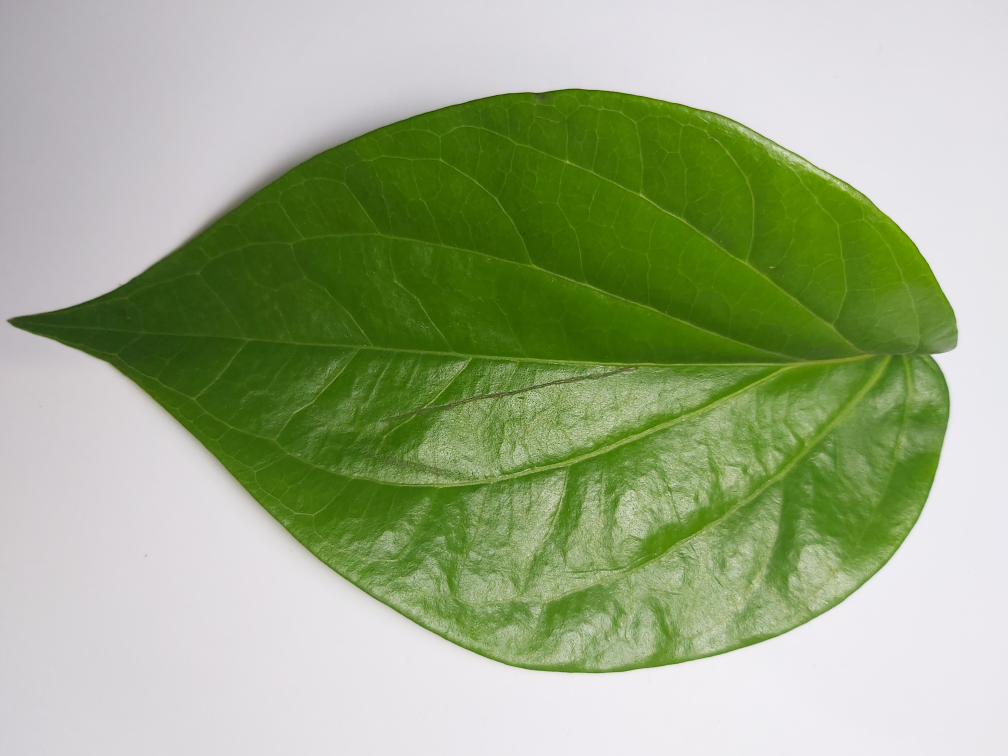
#> input picture images/001.jpg, 4032 x 3024 px, found by its file name (shown at 1/4 size)
$ jupyter execute resize.ipynb   (shell and % lines are left out)
#> lines starting #> are read from the running program, lines starting #| are printed output that depends on the picture
<a href="https://colab.research.google.com/github/hilmi294/computer-vision/blob/main/image_fundamental/resize.ipynb" target="_parent"></a>

[cell 1]
# import the necessary packages
import matplotlib.pyplot as plt
import argparse
import imutils
import cv2

[cell 2]
def plt_imshow(title, image):
    # convert the image frame BGR to RGB color space and display it
	image = cv2.cvtColor(image, cv2.COLOR_BGR2RGB)
	plt.imshow(image)
	plt.title(title)
	plt.grid(False)
	plt.show()

[cell 3]
# since we are using Jupyter Notebooks we can replace our argument
# parsing code with *hard coded* arguments and values
args = {
    "image": "001.jpg"
}

[cell 4]
# load the original input image and display it to our screen
image = cv2.imread(args["image"])
#> image is the input picture: shape (3024, 4032, 3); mean B, G, R 135.1, 172.4, 157.2
plt_imshow("Original", image)

# let's resize our image to be 150 pixels wide, but in order to
# prevent our resized image from being skewed/distorted, we must
# first calculate the ratio of the *new* width to the *old* width
r = 150.0 / image.shape[1]
#> r = 0.0372
dim = (150, int(image.shape[0] * r))
#> dim = (150, 112)

# perform the actual resizing of the image
resized = cv2.resize(image, dim, interpolation=cv2.INTER_AREA)
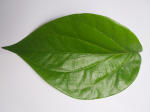
#> resized: shape (112, 150, 3); mean B, G, R 135.1, 172.4, 157.2
plt_imshow("Resized (Width)", resized)

[cell 5]
# let's resize the image to have a width of 50 pixels, again keeping
# in mind the aspect ratio
r = 50.0 / image.shape[0]
#> r = 0.0165
dim = (int(image.shape[1] * r), 50)
#> dim = (66, 50)

# perform the resizing
resized = cv2.resize(image, dim, interpolation=cv2.INTER_AREA)
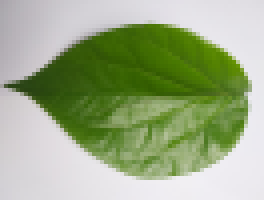
#> resized: shape (50, 66, 3) (shown 4 times larger); mean B, G, R 135.1, 172.4, 157.2
plt_imshow("Resized (Height)", resized)

[cell 6]
# calculating the ratio each and every time we want to resize an
# image is a real pain, so let's use the imutils convenience
# function which will *automatically* maintain our aspect ratio
# for us
resized = imutils.resize(image, width=100)
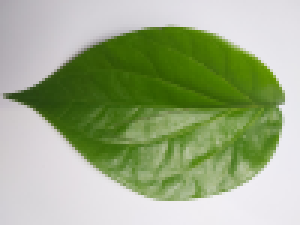
#> resized: shape (75, 100, 3) (shown 3 times larger); mean B, G, R 135.1, 172.4, 157.2
plt_imshow("Resized via imutils", resized)

[cell 7]
# construct the list of interpolation methods in OpenCV
methods = [
	("cv2.INTER_NEAREST", cv2.INTER_NEAREST),
	("cv2.INTER_LINEAR", cv2.INTER_LINEAR),
	("cv2.INTER_AREA", cv2.INTER_AREA),
	("cv2.INTER_CUBIC", cv2.INTER_CUBIC),
	("cv2.INTER_LANCZOS4", cv2.INTER_LANCZOS4)]

# loop over the interpolation methods
for (name, method) in methods:
	# increase the size of the image by 3x using the current
	# interpolation method
	print("[INFO] {}".format(name))
	resized = imutils.resize(image, width=image.shape[1] * 3,
		inter=method)
	plt_imshow("Method: {}".format(name), resized)
#> this loop made 5 passes
#> pass 1, in plt_imshow (call 5), `plt.show()`:
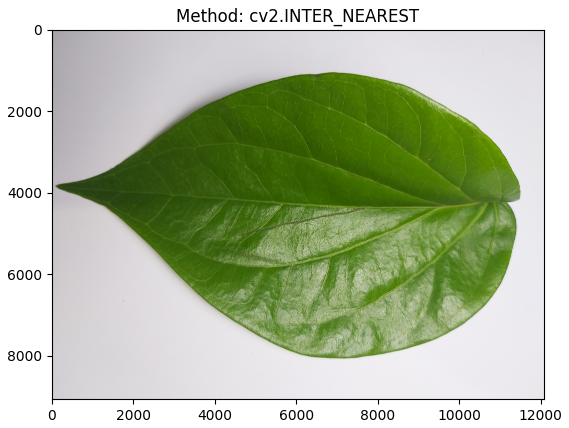
#> figure drawn by matplotlib, 1 panel

$ run again, with images/espresso.jpg copied over images/001.jpg
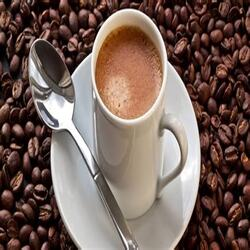
#> input picture images/espresso.jpg, 250 x 250 px, found by its file name
#> image is the input picture: shape (250, 250, 3); mean B, G, R 86.7, 94.5, 114.9
#> image: shape (150, 150, 3)
#> image: shape (50, 50, 3)
#> `resized = imutils.resize(image, width=100)`:
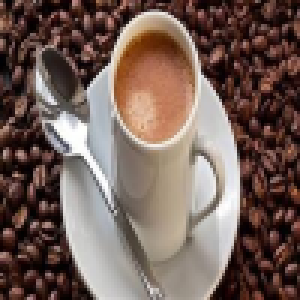
#> resized: shape (100, 100, 3) (shown 3 times larger); mean B, G, R 86.7, 94.5, 114.9
#> image: shape (100, 100, 3)
#> the loop `for (name, method) in methods:` made 5 passes
#> pass 1, `resized = imutils.resize(image, width=image.shape[1] * 3, inter=method)`:
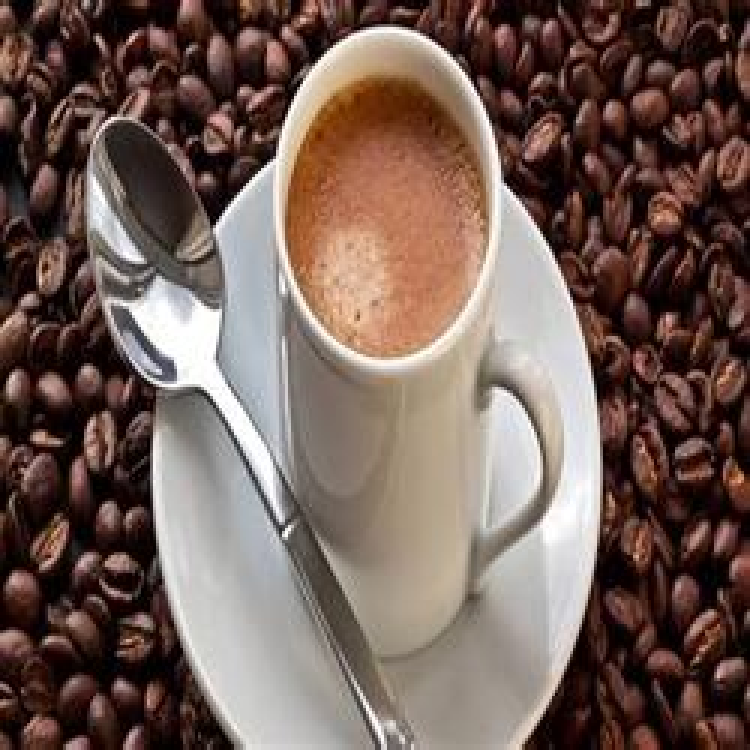
#> resized: shape (750, 750, 3); mean B, G, R 86.7, 94.5, 114.9

$ run again, with images/martabak.jpg copied over images/001.jpg
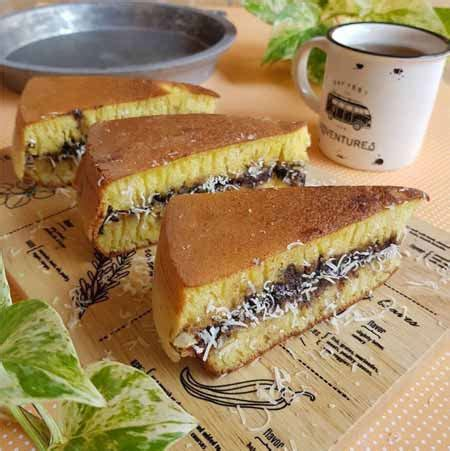
#> input picture images/martabak.jpg, 450 x 451 px, found by its file name
#> image is the input picture: shape (451, 450, 3); mean B, G, R 95.3, 135.4, 161.9
#> image: shape (150, 150, 3)
#> image: shape (50, 49, 3)
#> `resized = imutils.resize(image, width=100)`:
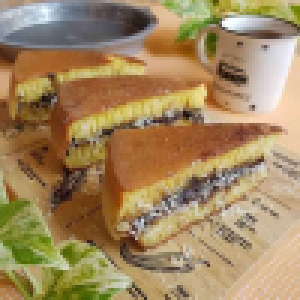
#> resized: shape (100, 100, 3) (shown 3 times larger); mean B, G, R 95.3, 135.4, 161.9
#> image: shape (100, 100, 3)
#> the loop `for (name, method) in methods:` made 5 passes
#> pass 1, `resized = imutils.resize(image, width=image.shape[1] * 3, inter=method)`:
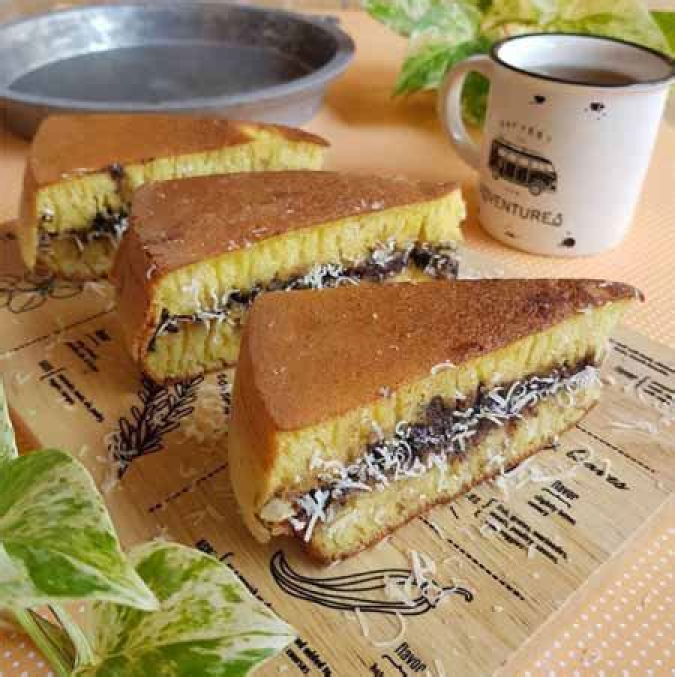
#> resized: shape (1353, 1350, 3) (shown at 1/2 size); mean B, G, R 95.3, 135.4, 161.9
